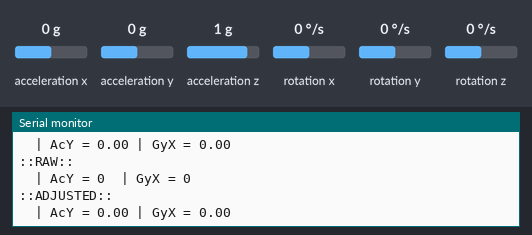
Bench run of a sketch on a simulated Arduino Uno, built with avr-gcc and run on an emulated ATmega328P. Parts: the last lines printed to the serial monitor. Wiring (inferred from the names in the program): MPU-6050 motion sensor at I2C address 0x68. The inputs (shaded band) are chosen by the test bench; at power-on: acceleration y 0 g, rotation x 0 °/s, acceleration x 0 g, acceleration z 1 g, rotation y 0 °/s, rotation z 0 °/s.

Above: at 5.3 s.
5.4 s: acceleration y set to -1.4 g
At 6.7 s:
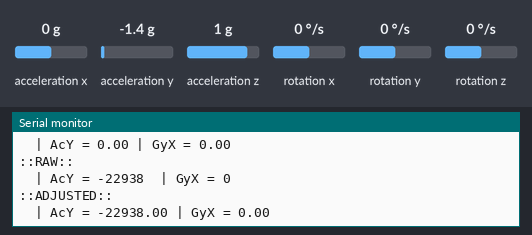
6.9 s: rotation x set to -192 °/s
At 8.0 s:
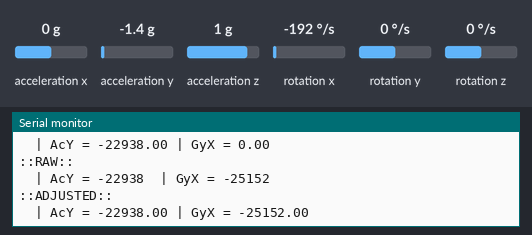
8.4 s: acceleration y set to -0.8 g
At 10.0 s:
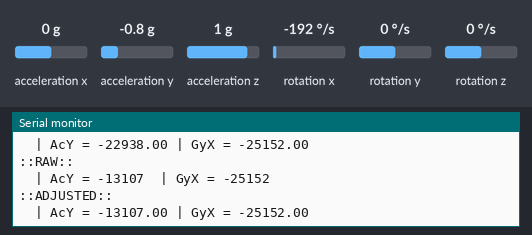
Timing chart, 0 to 11.5 s (numbered marks = the images above; inputs shaded):
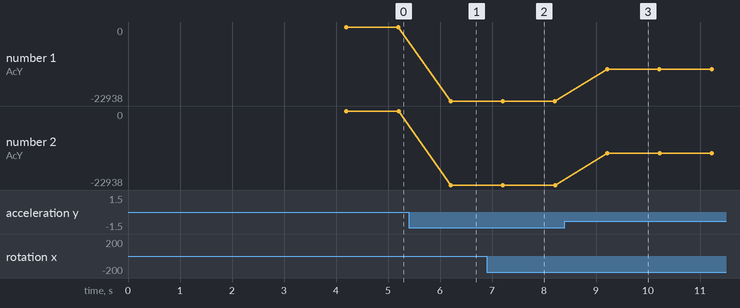

The sketch:

mpu6050_raw_v1.ino
```cpp
 // MPU-6050 Short Example Sketch
// By Arduino User JohnChi
// August 17, 2014
// Public Domain
#include<Wire.h>

const int MPU_addr=0x68;  // I2C address of the MPU-6050
int16_t AcX,AcY,AcZ,Tmp,GyX,GyY,GyZ;
double AvgAX, AvgAY, AvgAZ, AvgGX, AvgGY, AvgGZ;
void setup(){
  Wire.begin();
  Wire.beginTransmission(MPU_addr);
  Wire.write(0x6B);  // PWR_MGMT_1 register
  Wire.write(0);     // set to zero (wakes up the MPU-6050)
  Wire.endTransmission(true);
  Serial.begin(115200);

  AvgAX = 0;
  AvgAY = 0;
  AvgAZ = 0;
  AvgGX = 0;
  AvgGY = 0;
  AvgGZ = 0;

  for (int i = 1; i < 1001; i++) {
    Wire.beginTransmission(MPU_addr);
    Wire.write(0x3B);
    Wire.endTransmission(false);
    Wire.requestFrom(MPU_addr, 14, true);
    AcX = Wire.read() << 8 | Wire.read();
    AcY = Wire.read() << 8 | Wire.read();
    AcZ = Wire.read() << 8 | Wire.read();
    Wire.read(); Wire.read();
    GyX = Wire.read() << 8 | Wire.read();
    GyY = Wire.read() << 8 | Wire.read();
    GyZ = Wire.read() << 8 | Wire.read();
    Wire.endTransmission(true);


    AvgAX = ((AvgAX * (i - 1)) + AcX) / i;
    AvgAY = ((AvgAY * (i - 1)) + AcY) / i;
    AvgAZ = ((AvgAZ * (i - 1)) + AcZ) / i;
    AvgGX = ((AvgGX * (i - 1)) + GyX) / i;
    AvgGY = ((AvgGY * (i - 1)) + GyY) / i;
    AvgGZ = ((AvgGZ * (i - 1)) + GyZ) / i;

    //Serial.println(i);
  } //for i

  AvgAX = (int)(AvgAX + 0.5);
  AvgAY = (int)(AvgAY + 0.5);
  AvgAZ = (int)(AvgAZ + 0.5);
  AvgGX = (int)(AvgGX + 0.5);
  AvgGY = (int)(AvgGY + 0.5);
  AvgGZ = (int)(AvgGZ + 0.5);

  Serial.println("Averages:");
  Serial.println(AvgAX);
  Serial.println(AvgAY);
  Serial.println(AvgAZ);
  Serial.println(AvgGX);
  Serial.println(AvgGY);
  Serial.println(AvgGZ);

  delay(1000);

  Serial.println("Setup complete.");

  delay(1000);
} //setup

void loop(){
  Wire.beginTransmission(MPU_addr);
  Wire.write(0x3B);  // starting with register 0x3B (ACCEL_XOUT_H)
  Wire.endTransmission(false);
  Wire.requestFrom(MPU_addr,14,true);  // request a total of 14 registers
  AcX=Wire.read()<<8|Wire.read();  // 0x3B (ACCEL_XOUT_H) & 0x3C (ACCEL_XOUT_L)
  AcY=Wire.read()<<8|Wire.read();  // 0x3D (ACCEL_YOUT_H) & 0x3E (ACCEL_YOUT_L)
  AcZ=Wire.read()<<8|Wire.read();  // 0x3F (ACCEL_ZOUT_H) & 0x40 (ACCEL_ZOUT_L)
  Tmp=Wire.read()<<8|Wire.read();  // 0x41 (TEMP_OUT_H) & 0x42 (TEMP_OUT_L)
  GyX=Wire.read()<<8|Wire.read();  // 0x43 (GYRO_XOUT_H) & 0x44 (GYRO_XOUT_L)
  GyY=Wire.read()<<8|Wire.read();  // 0x45 (GYRO_YOUT_H) & 0x46 (GYRO_YOUT_L)
  GyZ=Wire.read()<<8|Wire.read();  // 0x47 (GYRO_ZOUT_H) & 0x48 (GYRO_ZOUT_L)
  Wire.endTransmission(true);
  Serial.println("::RAW::");
  //Serial.print("AcX = "); Serial.print(AcX);
  Serial.print("\t| AcY = "); Serial.print(AcY);
  //Serial.print(" | AcZ = "); Serial.print(AcZ);
  //Serial.print(" | Tmp = "); Serial.print(Tmp/340.00+36.53);  //equation for temperature in degrees C from datasheet
  Serial.print("\t| GyX = "); Serial.print(GyX);
  //Serial.print(" | GyY = "); Serial.print(GyY);
  //Serial.print(" | GyZ = "); Serial.println(GyZ);

  Serial.println();
  Serial.println("::ADJUSTED::");

  //Serial.print("AcX = "); Serial.print(AcX - AvgAX);
  Serial.print("\t| AcY = "); Serial.print(AcY - AvgAY);
  //Serial.print("\t| AcZ = "); Serial.print(AcZ - AvgAZ);
  //Serial.print(" | Tmp = "); Serial.print(Tmp/340.00+36.53);  //equation for temperature in degrees C from datasheet
  Serial.print(" | GyX = "); Serial.print(GyX - AvgGX);
  //Serial.print("\t| GyY = "); Serial.print(GyY - AvgGY);
  //Serial.print(" | GyZ = "); Serial.println(GyZ - AvgGZ);
  Serial.println();
  Serial.println();
  delay(1000);
} //setup
```

Measured:
- after the input at 5.4 s, the serial monitor: prints a new line after 0.80 s (image 1)
- after the input at 6.9 s, the serial monitor: prints a new line after 0.31 s (image 2)
- after the input at 8.4 s, the serial monitor: prints a new line after 0.82 s (image 3)
- plotted number 1: 0 → -22938 after the input at 5.4 s, -22938 → -13107 after the input at 8.4 s
- plotted number 2: 0 → -22938 after the input at 5.4 s, -22938 → -13107 after the input at 8.4 s
